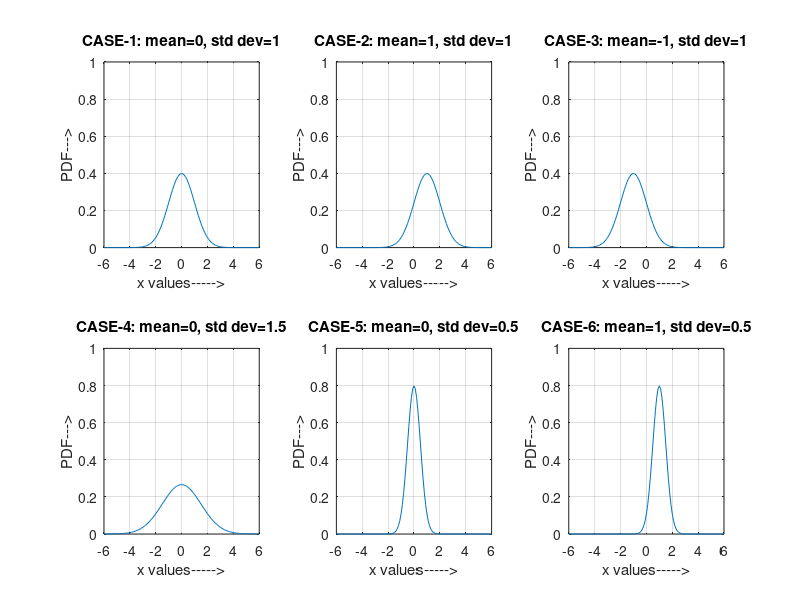

This figure's MATLAB source:
clc;
clear all;
close all;
pkg load statistics;
%                            EXPERIMENT-1 <<Part-A>>
% Write a program to plot PDF of a Gaussian (Normal) Random Variable for:
%      CASE-1 Standard Gaussian: mean = 0 and standard deviation = 1
%      CASE-2 General Gaussian: mean = 1 and standard deviation = 1
%      CASE-3 General Gaussian: mean = -1 and standard deviation = 1
%      CASE-4 General Gaussian: mean = 0 and standard deviation = 1.5
%      CASE-5 General Gaussian: mean = 0 and standard deviation = 0.5
%      CASE-6 General Gaussian: mean = 1 and standard deviation = 0.5

% Plotting Case-1:
m = 0;        # Given: mean = 0
sd = 1;       # Given: standard deviation = 1
x=-6:0.1:6; # Define suitable range of x values (as per our choice).
y=normpdf(x,m,sd); # Calculate values of Normal PDF for all xs.
# Note: The 'normpdf' function belongs to the statistics package.
#       To load the package,run 'pkg load statistics' from the Octave prompt
#       in command window before running this program.

figure(1)   # Open a figure window named as figure-1.
# We wish to plot all the cases (Total 6 Plots) in the same figure window.
# Use 2 rows & 3 columns so that we have total 6 plots as shown below.
#           +-----+-----+-----+
#           |  1  |  2  |  3  |
#           +-----+-----+-----+
#           |  4  |  5  |  6  |
#           +-----+-----+-----+
subplot(2,3,1)  # The plot (Case-1) will be on location-1 as shown above.
plot(x,y)       # To plot Case-1 (y vs x).
axis([-6 6 0 1]) # x-axis ranges from -10 to 10 & y-axis ranges from 0 to 1.
xlabel('x values----->');
ylabel('PDF--->');
title('CASE-1: mean=0, std dev=1') # Title of the plot
grid on;

% Plotting Case-2:
% Write the code yourself to plot Case-2 on Location-2 with given mean and
% standard deviation.
m = 1;        # Given: mean = 0
sd = 1;       # Given: standard deviation = 1
x=-6:0.1:6; # Define suitable range of x values (as per our choice).
y=normpdf(x,m,sd); # Calculate values of Normal PDF for all xs.
subplot(2,3,2)  # The plot (Case-2) will be on location-2 as shown above.
plot(x,y)       # To plot Case-2 (y vs x).
axis([-6 6 0 1]) # x-axis ranges from -10 to 10 & y-axis ranges from 0 to 1.
xlabel('x values----->');
ylabel('PDF--->');
title('CASE-2: mean=1, std dev=1') # Title of the plot
grid on;

% Plotting Case-3:
% Write the code yourself to plot Case-2 on Location-3 with given mean and
% standard deviation.
m=-1;
sd=1;
x=-6:0.1:6; # Define suitable range of x values (as per our choice).
y=normpdf(x,m,sd); # Calculate values of Normal PDF for all xs.
subplot(2,3,3)  # The plot (Case-3) will be on location-3 as shown above.
plot(x,y)       # To plot Case-3 (y vs x).
axis([-6 6 0 1]) # x-axis ranges from -10 to 10 & y-axis ranges from 0 to 1.
xlabel('x values----->');
ylabel('PDF--->');
title('CASE-3: mean=-1, std dev=1') # Title of the plot
grid on;



% Plotting Case-4:
% Write the code yourself to plot Case-2 on Location-4 with given mean and
% standard deviation.
m=0;
sd=1.5;
x=-6:0.1:6; # Define suitable range of x values (as per our choice).
y=normpdf(x,m,sd); # Calculate values of Normal PDF for all xs.
subplot(2,3,4)  # The plot (Case-4) will be on location-4 as shown above.
plot(x,y)       # To plot Case-4 (y vs x).
axis([-6 6 0 1]) # x-axis ranges from -10 to 10 & y-axis ranges from 0 to 1.
xlabel('x values----->');
ylabel('PDF--->');
title('CASE-4: mean=0, std dev=1.5') # Title of the plot
grid on;


% Plotting Case-5:
% Write the code yourself to plot Case-2 on Location-5 with given mean and
% standard deviation.
m=0;
sd=0.5;
x=-6:0.1:6; # Define suitable range of x values (as per our choice).
y=normpdf(x,m,sd); # Calculate values of Normal PDF for all xs.
subplot(2,3,5)  # The plot (Case-5) will be on location-5 as shown above.
plot(x,y)       # To plot Case-5 (y vs x).
axis([-6 6 0 1]) # x-axis ranges from -10 to 10 & y-axis ranges from 0 to 1.
xlabel('x values----->');
ylabel('PDF--->');
title('CASE-5: mean=0, std dev=0.5') # Title of the plot
grid on;


% Plotting Case-6:

m=1;
sd=0.5;
x=-6:0.1:6; # Define suitable range of x values (as per our choice).
y=normpdf(x,m,sd); # Calculate values of Normal PDF for all xs.
subplot(2,3,6)  # The plot (Case-6) will be on location-6 as shown above.
plot(x,y)       # To plot Case-6 (y vs x).
axis([-6 6 0 1]) # x-axis ranges from -10 to 10 & y-axis ranges from 0 to 1.
xlabel('x values----->');
ylabel('PDF--->');
title('CASE-6: mean=1, std dev=0.5') # Title of the plot
grid on;

